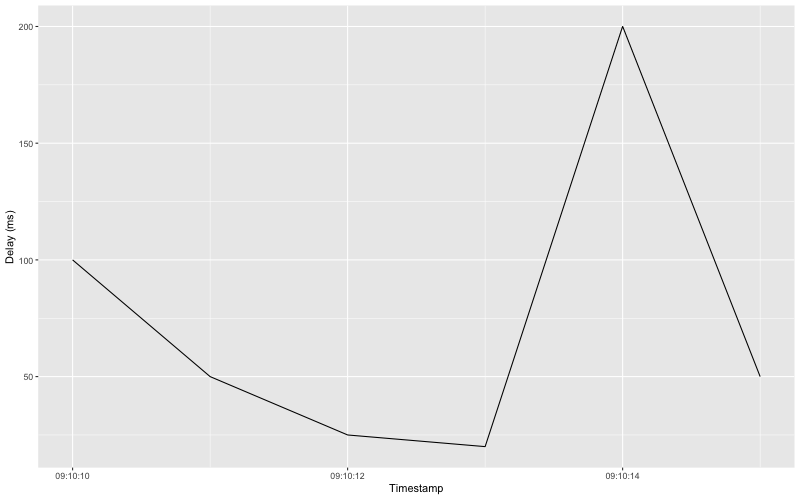

Source code (R):
#!/usr/bin/env Rscript

library(ggplot2)
library(scales)

data <- read.csv('time_series.csv')
data$timestamp_obj <- as.POSIXct(data$timestamp, format="%Y-%m-%d %H:%M:%S")
png('time_series.png', width=800, height=500)
ggplot(data, aes(x=timestamp_obj,y=delay)) + geom_line() +
  xlab("Timestamp") +
  ylab("Delay (ms)") + 
  scale_x_datetime(breaks=pretty_breaks(), labels=date_format("%H:%M:%S"))
dev.off()
